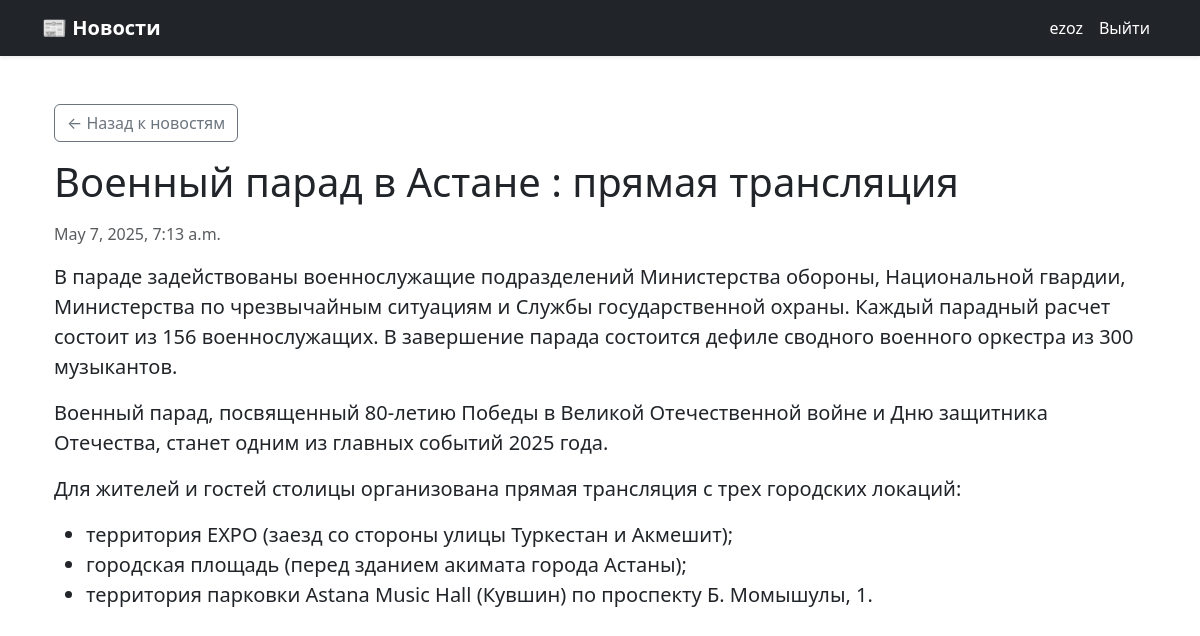
Page /voennyj-parad-v-astane-pryamaya-translyaciya/ (signed in) on the committed database.
### news/models.py (models this page shows, shortened)
class News(models.Model):
    title = models.CharField(max_length=255)
    slug = models.SlugField(unique=True)
    content = RichTextUploadingField()
    image = models.ImageField(upload_to='news_images/', blank=True, null=True)
    published_at = models.DateTimeField(auto_now_add=True)

### news/views.py (the view)
# urls.py: path('<slug:slug>/', views.detail, name='news_detail'),
def detail(request, slug):
    news = get_object_or_404(News, slug=slug)
    return render(request, 'news/detail.html', {'news': news})

### news/templates/news/detail.html (shortened to what this page needs)
{% extends "base.html" %}
{% block content %}
<div class="container py-4">
    <a href="{% url 'news_index' %}" class="btn btn-outline-secondary mb-3">← Назад к новостям</a>
    <h1 class="mb-3">{{ news.title }}</h1>
    <p class="text-muted">{{ news.published_at }}</p>
    <div class="fs-5">
        {{ news.content|safe }}
    </div>
</div>
{% endblock %}

### news/templates/news/partials/header.html (shortened to what this page needs)
<nav class="navbar navbar-expand-lg navbar-dark bg-dark shadow-sm">
  <div class="container">
    <a class="navbar-brand fw-bold" href="{% url 'news_index' %}">📰 Новости</a>
    <div class="collapse navbar-collapse" id="mainNav">
      <ul class="navbar-nav ms-auto">
        {% if user.is_authenticated %}
        <li class="nav-item">
          <a class="nav-link" href="#">{{ user.username }}</a>
        </li>
        <li class="nav-item">
          <a class="nav-link" href="{% url 'logout' %}">Выйти</a>
        </li>
        {% endif %}
      </ul>
    </div>
  </div>
</nav>

### news/static/news/style.css (style rules this page uses)
body { background-color: #f8f9fa; font-family: "Segoe UI", sans-serif; }
.navbar { background-color: #343a40; }
.navbar a { color: #ffffff !important; }

### rows in the picture
News: title "Военный парад в Астане : прямая трансляция", published_at "May 7, 2025, 7:13 a.m.", content "В параде задействованы военнослужащие подразделений Министерства обороны, Национальной гвардии, Министерства по чрезвычайным ситуациям и Службы государственной охраны. Каждый парадный расчет состоит из 156 военнослужащих. В завершение парада состоится дефиле сводного военного оркестра из 300 музыкантов. Военный парад, посвященный 80-летию Победы в Великой Отечественной войне и Дню защитника Отечества, станет одним из главных событий 2025 года. Для жителей и гостей столицы организована прямая трансляция с трех городских локаций: территория ЕХРО (заезд со стороны улицы Туркестан и Акмешит); городская площадь (перед зданием акимата города Астаны); территория парковки Astana Music Hall (Кувшин)…"

### other values in the picture
{{ user.username }} "ezoz"
